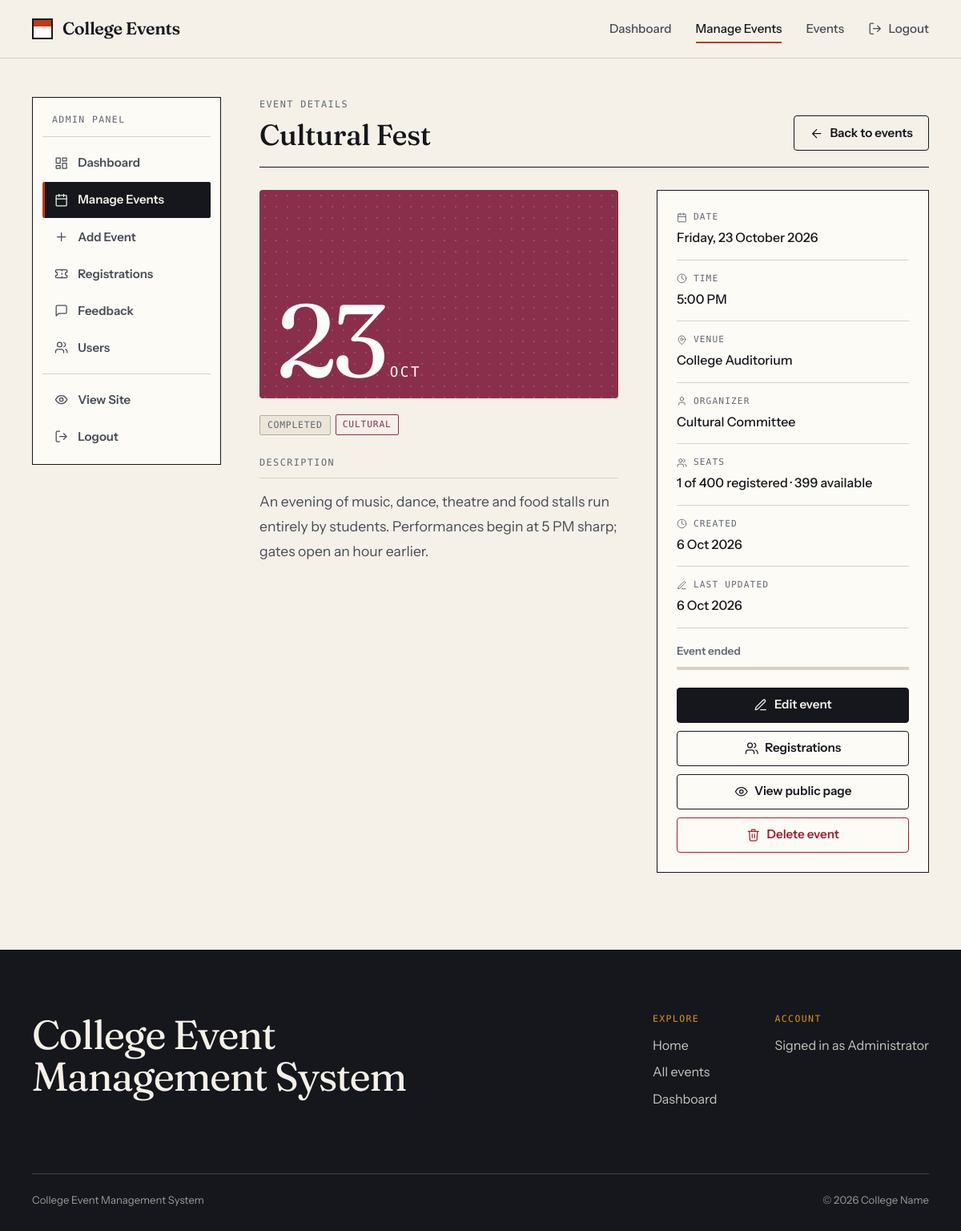
/admin/events/2 (signed in), run on the app's committed database.
### tables this page shows
CREATE TABLE events (
    id INTEGER PRIMARY KEY AUTOINCREMENT,
    title TEXT NOT NULL,
    description TEXT NOT NULL,
    date TEXT NOT NULL,
    time TEXT NOT NULL,
    venue TEXT NOT NULL,
    organizer TEXT NOT NULL,
    category TEXT NOT NULL,
    capacity INTEGER DEFAULT 100,
    image TEXT,
    created_at TIMESTAMP DEFAULT CURRENT_TIMESTAMP
, updated_at TIMESTAMP);

CREATE TABLE users (
    id INTEGER PRIMARY KEY AUTOINCREMENT,
    name TEXT NOT NULL,
    email TEXT UNIQUE NOT NULL,
    password TEXT NOT NULL,
    role TEXT DEFAULT 'student'
, created_at TIMESTAMP);

### app.py (the view)
@app.route("/admin/events/<int:event_id>")
@admin_required
def admin_event_view(event_id):
    event = get_event(event_id)
    if event is None:
        abort(404)
    rating = query(
        "SELECT ROUND(AVG(rating), 1) AS average, COUNT(*) AS total FROM feedback WHERE event_id = ?",
        (event_id,), one=True)
    return render_template("admin_event.html", event=event,
                           rating=rating if rating["total"] else None)

### app.py (called while the page is built)
def get_db_connection():
    conn = sqlite3.connect(DATABASE)
    conn.row_factory = sqlite3.Row
    conn.execute("PRAGMA foreign_keys = ON")
    return conn

def query(sql, params=(), one=False):
    conn = get_db_connection()
    try:
        rows = conn.execute(sql, params).fetchall()
    finally:
        conn.close()
    if one:
        return rows[0] if rows else None
    return rows

def now_string():
    return datetime.now().strftime("%Y-%m-%d %H:%M")

def is_past(event_date, event_time):
    return f"{event_date} {event_time}" < now_string()

def decorate_event(row):
    event = dict(row)
    capacity = event["capacity"] or 0
    event["available"] = max(capacity - event["registered_count"], 0)
    event["is_full"] = event["available"] == 0
    event["is_past"] = is_past(event["date"], event["time"])
    event["percent_filled"] = (min(100, round(event["registered_count"] * 100 / capacity))
                               if capacity else 100)
    if event["date"] < date.today().isoformat():
        event["status"] = "Completed"
    elif event["is_past"]:
        event["status"] = "Ongoing"
    else:
        event["status"] = "Upcoming"
    return event

def get_event(event_id):
    row = query(EVENT_SQL + " WHERE e.id = ?", (event_id,), one=True)
    return decorate_event(row) if row else None

def _parse_date(value):
    try:
        return datetime.strptime(str(value)[:10], "%Y-%m-%d")
    except ValueError:
        return None

@app.template_filter("fdate")
def format_date(value):
    if not value:
        return "\u2014"
    parsed = _parse_date(value)
    return f"{parsed.day} {parsed.strftime('%b %Y')}" if parsed else value

@app.template_filter("fdate_long")
def format_date_long(value):
    parsed = _parse_date(value)
    return f"{parsed.strftime('%A')}, {parsed.day} {parsed.strftime('%B %Y')}" if parsed else value

@app.template_filter("day")
def format_day(value):
    parsed = _parse_date(value)
    return parsed.day if parsed else ""

@app.template_filter("month")
def format_month(value):
    parsed = _parse_date(value)
    return parsed.strftime("%b").upper() if parsed else ""

@app.template_filter("ftime")
def format_time(value):
    try:
        return datetime.strptime(str(value)[:5], "%H:%M").strftime("%I:%M %p").lstrip("0")
    except ValueError:
        return value

@app.template_global()
def icon(name):
    return Markup(f'<svg class="icon" aria-hidden="true" focusable="false">'
                  f'<use href="#i-{name}"></use></svg>')

### templates/admin_event.html (shortened to what this page needs)
{% extends "admin_base.html" %}
{% from "_macros.html" import stars, status_badge, seats with context %}
{% block admin_eyebrow %}Event details{% endblock %}
{% block admin_heading %}{{ event.title }}{% endblock %}
{% block admin_actions %}
  <a class="btn btn--outline" href="{{ url_for('admin_events') }}">{{ icon('arrow-left') }}Back to events</a>
{% endblock %}
{% block admin_content %}
<div class="admin-detail cat-{{ event.category|lower }}">
  <div>
    <div class="detail__cover{{ ' has-image' if event.image else '' }}">
      <span class="detail__date"><strong>{{ event.date|day }}</strong><span>{{ event.date|month }}</span></span>
    </div>
    <p class="badge-row">{{ status_badge(event) }}<span class="tag cat-{{ event.category|lower }}">{{ event.category }}</span></p>
    <h2 class="detail__sub">Description</h2>
    <p class="detail__desc">{{ event.description }}</p>
  </div>
  <aside class="admin-detail__side" aria-label="Event facts and actions">
    <dl class="facts">
      <div><dt>{{ icon('calendar') }}Date</dt><dd>{{ event.date|fdate_long }}</dd></div>
      <div><dt>{{ icon('clock') }}Time</dt><dd>{{ event.time|ftime }}</dd></div>
      <div><dt>{{ icon('pin') }}Venue</dt><dd>{{ event.venue }}</dd></div>
      <div><dt>{{ icon('user') }}Organizer</dt><dd>{{ event.organizer }}</dd></div>
      <div><dt>{{ icon('users') }}Seats</dt><dd>{{ event.registered_count }} of {{ event.capacity }} registered &middot; {{ event.available }} available</dd></div>
      <div><dt>{{ icon('clock') }}Created</dt><dd>{{ event.created_at|fdate }}</dd></div>
      <div><dt>{{ icon('edit') }}Last updated</dt><dd>{{ (event.updated_at or event.created_at)|fdate }}</dd></div>
    </dl>
    {{ seats(event) }}
    <div class="detail__cta">
      <a class="btn btn--dark btn--block" id="detail-edit" href="{{ url_for('edit_event', event_id=event.id) }}">{{ icon('edit') }}Edit event</a>
      <a class="btn btn--outline btn--block" id="detail-registrations" href="{{ url_for('admin_event_registrations', event_id=event.id) }}">{{ icon('users') }}Registrations</a>
      <a class="btn btn--outline btn--block" href="{{ url_for('event_detail', event_id=event.id) }}">{{ icon('eye') }}View public page</a>
      <form method="post" action="{{ url_for('delete_event', event_id=event.id) }}"
            data-confirm="Are you sure you want to delete this event?&#10;&#10;This action cannot be undone.{% if event.registered_count %}&#10;&#10;Its {{ event.registered_count }} registration{{ '' if event.registered_count == 1 else 's' }} and any feedback will also be deleted.{% endif %}">
        <button class="btn btn--danger btn--block" id="detail-delete" type="submit">{{ icon('trash') }}Delete event</button>
      </form>
    </div>
  </aside>
</div>
{% endblock %}

### templates/base.html (shortened to what this page needs)
<!DOCTYPE html>
<html lang="en">
<head>
  <link rel="stylesheet" href="{{ url_for('static', filename='css/style.css') }}">
</head>
<body class="{% block body_class %}{% endblock %}">
  {% set endpoint = request.endpoint %}
  <header class="site-header">
    <div class="container site-header__inner">
      <a class="brand" href="{{ url_for('index') }}" aria-label="College Events, home">
        <span class="brand__mark" aria-hidden="true"></span>
        <span class="brand__name">College Events</span>
      </a>
      <nav class="site-nav" id="site-nav" aria-label="Primary">
        <ul class="site-nav__list">
          {% if not current_user %}
            <li><a href="{{ url_for('index') }}" {% if endpoint == 'index' %}aria-current="page"{% endif %}>Home</a></li>
            <li><a href="{{ url_for('events') }}" {% if endpoint in ('events', 'event_detail') %}aria-current="page"{% endif %}>Events</a></li>
            <li><a href="{{ url_for('login') }}" {% if endpoint == 'login' %}aria-current="page"{% endif %}>Login</a></li>
            <li><a class="btn btn--dark btn--sm" id="nav-register" href="{{ url_for('register') }}">Register</a></li>
          {% elif current_user.role == 'admin' %}
            <li><a href="{{ url_for('admin_dashboard') }}" {% if endpoint in ('dashboard', 'admin_dashboard') %}aria-current="page"{% endif %}>Dashboard</a></li>
            <li><a href="{{ url_for('admin_events') }}" {% if endpoint in ('admin_events', 'admin_event_view', 'admin_event_registrations', 'admin_registrations', 'admin_feedback', 'admin_users', 'add_event', 'edit_event') %}aria-current="page"{% endif %}>Manage Events</a></li>
            <li><a href="{{ url_for('events') }}" {% if endpoint in ('events', 'event_detail') %}aria-current="page"{% endif %}>Events</a></li>
            <li>
              <form method="post" action="{{ url_for('logout') }}">
                <button class="nav-logout" id="nav-logout" type="submit">{{ icon('logout') }}<span>Logout</span></button>
              </form>
            </li>
          {% endif %}
        </ul>
      </nav>
    </div>
  </header>
  <main id="main" tabindex="-1">
    {% block content %}{% endblock %}
  </main>
  <footer class="site-footer">
    <div class="container">
      <div class="site-footer__top">
        <p class="site-footer__title">College Event<br>Management System</p>
        <div class="site-footer__cols">
          <div>
            <h2 class="site-footer__heading">Explore</h2>
            <ul>
              <li><a href="{{ url_for('index') }}">Home</a></li>
              <li><a href="{{ url_for('events') }}">All events</a></li>
              {% if current_user %}
                <li><a href="{{ url_for('dashboard') }}">Dashboard</a></li>
              {% endif %}
            </ul>
          </div>
          <div>
            <h2 class="site-footer__heading">Account</h2>
            <ul>
              {% if current_user %}
                <li><a href="{{ url_for('dashboard') }}">Signed in as {{ current_user.name }}</a></li>
              {% else %}
                <li><a href="{{ url_for('login') }}">Login</a></li>
                <li><a href="{{ url_for('register') }}">Create account</a></li>
              {% endif %}
            </ul>
          </div>
        </div>
      </div>
      <p class="site-footer__legal">
        <span>College Event Management System</span>
        <span>&copy; {{ current_year }} College Name</span>
      </p>
    </div>
  </footer>
</body>
</html>

### data on the page
events: title "Cultural Fest", date|day "23", date|month "OCT", category "CULTURAL", description "An evening of music, dance, theatre and food stalls run entirely by students. Performances begin at 5 PM sharp; gates open an hour earlier.", date|fdate_long "Friday, 23 October 2026", time|ftime "5:00 PM", venue "College Auditorium", organizer "Cultural Committee", capacity "400", created_at|fdate "6 Oct 2026", created_at "6 Oct 2026"
users: name "Administrator"

### other printed values
{{ e.status }} "COMPLETED"
{{ event.registered_count }} "1"
{{ event.available }} "399"
